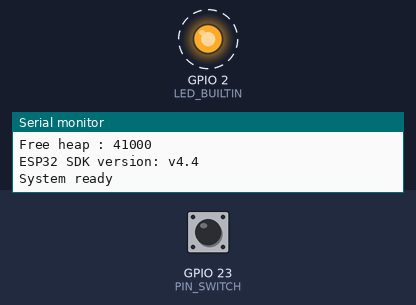
Recording of a program running on a simulated ESP32. On the bench: output pins drawn as LEDs (lit = HIGH), the last lines printed to the serial monitor. Dashed ring = blinking. Inputs (shaded band) come from the test bench; at power-on: GPIO 23 (PIN_SWITCH) HIGH.

Above: at 4.8 s.
4.9 s: GPIO 23 (PIN_SWITCH) pulled LOW for 2.35 s
At 6.3 s:
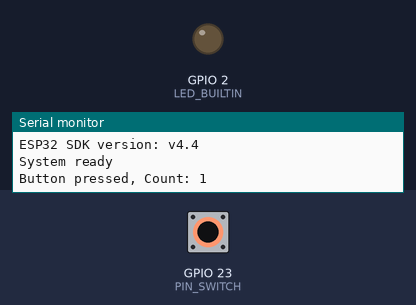
At 8.0 s:
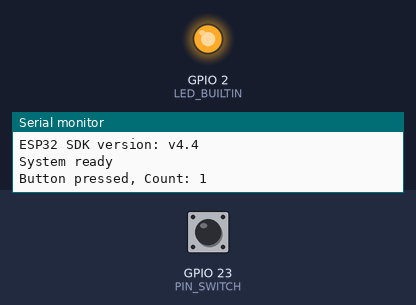
Timing chart, 0 to 14.7 s (numbered marks = the images above; inputs shaded):
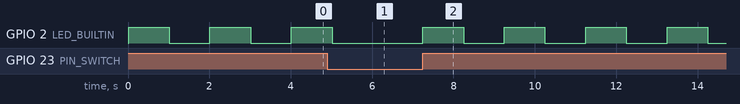

The program:

main.cpp
```cpp
/*
Simple DigitalIO:
  - Detect the state of a button and turn on/off a LED

JTAG Pin
TMS: GIO14
TDI: GPIO12
TCKL: GPIO13
TDO: GPIO15

*/
#include <Arduino.h>
#define PIN_SWITCH 23
int nCount = 0;
void setup() {
  uint32_t chipId = 0;

  pinMode(PIN_SWITCH, INPUT_PULLUP);
  pinMode(LED_BUILTIN, OUTPUT);
  Serial.begin(115200);
  for(int i=0; i<17; i=i+8) {
	  chipId |= ((ESP.getEfuseMac() >> (40 - i)) & 0xff) << i;
	}
  Serial.printf("ESP32 Chip model = %s Rev %d\n", ESP.getChipModel(), ESP.getChipRevision());
  Serial.printf("This chip runs at %d MHz\n", ESP.getCpuFreqMHz());
  Serial.printf("This chip has flash size of %d MBytes\n", ESP.getFlashChipSize() / (1024 * 1024));
  // print flash speed
  Serial.printf("This chip has flash speed of %d Mhz\n", ESP.getFlashChipSpeed() / 1000000);
	Serial.printf("This chip has %d cores\n", ESP.getChipCores());
  Serial.print("Chip ID: "); Serial.println(chipId);
  // print memory size
  Serial.printf("Total heap: %d\n", ESP.getHeapSize());
  // print free heap
  Serial.printf("Free heap : %d\n", ESP.getFreeHeap());
  // print ESP32 SDK version
  Serial.printf("ESP32 SDK version: %s\n", ESP.getSdkVersion());

  Serial.println("System ready");
}

void loop() {
  // if user push the button
  if (digitalRead(PIN_SWITCH) == LOW) {
    nCount++;
    Serial.printf("Button pressed, Count: %d", nCount);
    // wait until the button is released
    while(digitalRead(PIN_SWITCH) == LOW)
      delay(1);
  }
  digitalWrite(LED_BUILTIN, HIGH);
  delay(1000);
  digitalWrite(LED_BUILTIN, LOW);
  delay(1000);
}
```

Measured:
- by itself, GPIO 2 (LED_BUILTIN): repeats every 2.0 s: HIGH 1.0 s, LOW 1.0 s
